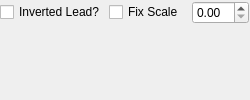
      <widget class="QChartView" name="ecg_axis_3" native="true">
       <property name="sizePolicy">
        <sizepolicy hsizetype="Expanding" vsizetype="Expanding">
         <horstretch>1</horstretch>
         <verstretch>1</verstretch>
        </sizepolicy>
       </property>
       <property name="minimumSize">
        <size>
         <width>0</width>
         <height>10</height>
        </size>
       </property>
       <property name="styleSheet">
        <string notr="true"/>
       </property>
       <layout class="QGridLayout" name="gridLayout_3">
        <property name="leftMargin">
         <number>0</number>
        </property>
        <property name="topMargin">
         <number>1</number>
        </property>
        <property name="rightMargin">
         <number>1</number>
        </property>
        <property name="bottomMargin">
         <number>0</number>
        </property>
        <property name="horizontalSpacing">
         <number>3</number>
        </property>
        <property name="verticalSpacing">
         <number>0</number>
        </property>
        <item row="1" column="2">
         <spacer name="verticalSpacer_3">
          <property name="minimumSize">
           <size>
            <width>0</width>
            <height>10</height>
           </size>
          </property>
          <property name="orientation">
           <enum>Qt::Orientation::Vertical</enum>
          </property>
          <property name="sizeHint" stdset="0">
           <size>
            <width>20</width>
            <height>159</height>
           </size>
          </property>
         </spacer>
        </item>
        <item row="0" column="4">
         <widget class="QDoubleSpinBox" name="ecg_3_gain">
          <property name="minimumSize">
           <size>
            <width>0</width>
            <height>10</height>
           </size>
          </property>
         </widget>
        </item>
        <item row="0" column="2">
         <widget class="QCheckBox" name="ecg_3_reverse">
          <property name="minimumSize">
           <size>
            <width>0</width>
            <height>10</height>
           </size>
          </property>
          <property name="text">
           <string>Inverted Lead?</string>
          </property>
         </widget>
        </item>
        <item row="0" column="3">
         <widget class="QCheckBox" name="ecg_3_check">
          <property name="minimumSize">
           <size>
            <width>80</width>
            <height>10</height>
           </size>
          </property>
          <property name="focusPolicy">
           <enum>Qt::FocusPolicy::NoFocus</enum>
          </property>
          <property name="text">
           <string>Fix Scale</string>
          </property>
         </widget>
        </item>
        <item row="0" column="0">
         <spacer name="horizontalSpacer_3">
          <property name="minimumSize">
           <size>
            <width>0</width>
            <height>10</height>
           </size>
          </property>
          <property name="orientation">
           <enum>Qt::Orientation::Horizontal</enum>
          </property>
          <property name="sizeHint" stdset="0">
           <size>
            <width>1205</width>
            <height>20</height>
           </size>
          </property>
         </spacer>
        </item>
       </layout>
      </widget>
